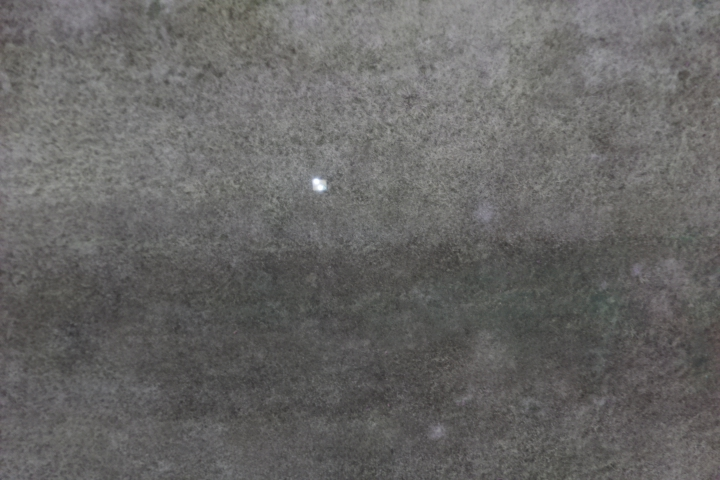
#> input picture image_1.jpg, 720 x 480 px
$ python corner.py
#> lines starting #> are read from the running program, lines starting #| are printed output that depends on the picture
#> further down, img is the input picture: shape (480, 720, 3); mean B, G, R 100.9, 102.1, 103

# Trying to isolate bright spots

import numpy as np
import cv2
from matplotlib import pyplot as plt


SWITCH = {
    'blurred':True,
    # 'bright':True,
    'thresh':True,
    'noise':True
}

def find_corner_fast(img):
    img = cv2.cvtColor(img, cv2.COLOR_BGR2GRAY)
#> img: shape (480, 720)

    img = cv2.medianBlur(img,9)

    # Initiate FAST object with default values
    fast = cv2.FastFeatureDetector_create()
    # find and draw the keypoints
    kp = fast.detect(img,None)
#> kp = 9 keypoints; (x, y, size): (324, 186, 7), (316, 179, 7), (313, 182, 7), (317, 190, 7), (313, 185, 7), (321, 190, 7), (319, 179, 7), (321, 185, 7), (319, 186, 7)
    # img2 = cv2.drawMatch(img, kp, None, color=(255,0,0))
    # https://github.com/skvark/opencv-python/issues/168 should use drawkeypoints
    img2 = img.copy()
    for marker in kp:
        img2 = cv2.drawMarker(img2, tuple(int(i) for i in marker.pt), color=(255, 0, 0))
#> this loop made 9 passes
#> img2: shape (480, 720); min 67, max 255, mean 102.4
    # Print all default params
    print( "Threshold: {}".format(fast.getThreshold()) )
    print( "nonmaxSuppression:{}".format(fast.getNonmaxSuppression()) )
    print( "neighborhood: {}".format(fast.getType()) )
    print( "Total Keypoints with nonmaxSuppression: {}".format(len(kp)) )
#| Total Keypoints with nonmaxSuppression: 9
    cv2.imshow('fast_true.png',img2)
    # Disable nonmaxSuppression
    fast.setNonmaxSuppression(0)
    kp = fast.detect(img,None)
#> kp = 83 keypoints; strongest (x, y, size): (315, 178, 7), (316, 178, 7), (317, 178, 7), (314, 179, 7)
    print( "Total Keypoints without nonmaxSuppression: {}".format(len(kp)) )
#| Total Keypoints without nonmaxSuppression: 83
    img3 = img.copy()
    for marker in kp:
        img3 = cv2.drawMarker(img3, tuple(int(i) for i in marker.pt), color=(255, 0, 0))
#> this loop made 83 passes
#> marker on passes 1 to 12: keypoint at (315, 178), size 7, keypoint at (316, 178), size 7, keypoint at (317, 178), size 7, keypoint at (314, 179), size 7, keypoint at (315, 179), size 7, keypoint at (316, 179), size 7, keypoint at (317, 179), size 7, keypoint at (318, 179), size 7, keypoint at (319, 179), size 7, keypoint at (320, 179), size 7, keypoint at (314, 180), size 7, keypoint at (316, 180), size 7
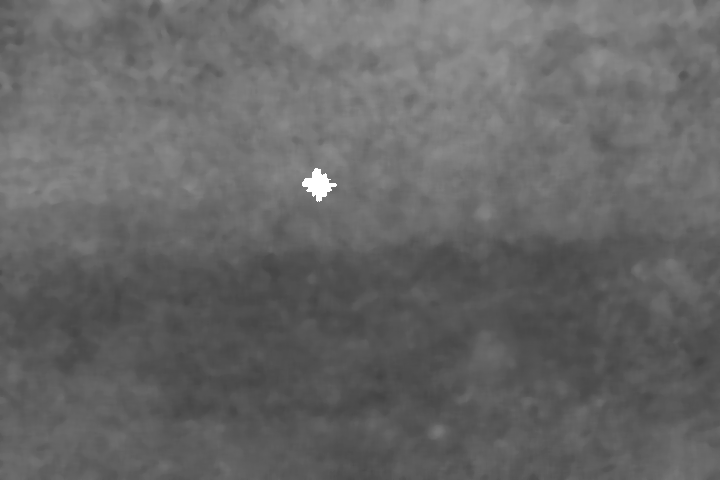
#> img3: shape (480, 720); min 67, max 255, mean 102.5
    cv2.imshow('fast_false.png',img3)
    cv2.imshow('original',img)


if __name__ == '__main__':
    img = cv2.imread('image_1.jpg')
    find_corner_fast(img)
    cv2.waitKey(0)


$ run again, with 1544292402.jpg copied over image_1.jpg
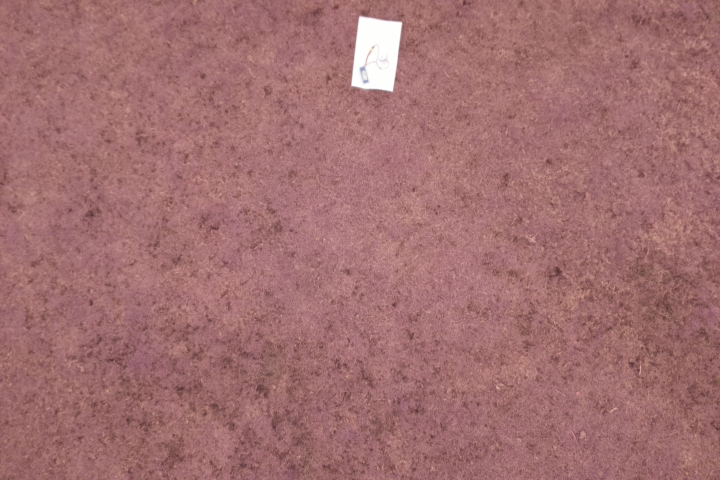
#> input picture 1544292402.jpg, 720 x 480 px
#> img is the input picture: shape (480, 720, 3); mean B, G, R 112.4, 111.3, 162.1
#> in find_corner_fast, `kp = fast.detect(img,None)`: kp = 13 keypoints; strongest (x, y, size): (362, 17, 7), (389, 89, 7), (400, 25, 7), (352, 82, 7)
#> the loop in find_corner_fast, `for marker in kp:` made 13 passes
#> marker on passes 1 to 8: keypoint at (362, 17), size 7, keypoint at (360, 19), size 7, keypoint at (358, 21), size 7, keypoint at (397, 21), size 7, keypoint at (399, 23), size 7, keypoint at (400, 25), size 7, keypoint at (363, 68), size 7, keypoint at (352, 82), size 7
#> after the loop in find_corner_fast, `for marker in kp:`:
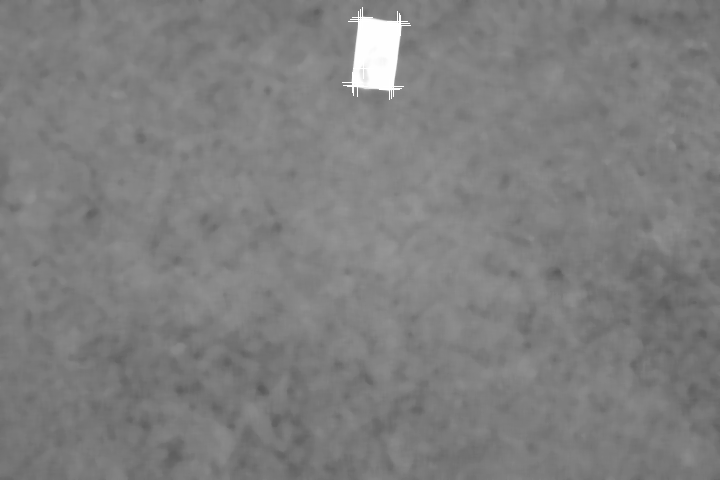
#> img2: shape (480, 720); min 90, max 255, mean 127.1
#| Total Keypoints with nonmaxSuppression: 13
#> in find_corner_fast, `kp = fast.detect(img,None)`: kp = 67 keypoints; strongest (x, y, size): (362, 16, 7), (363, 16, 7), (364, 16, 7), (361, 17, 7)
#| Total Keypoints without nonmaxSuppression: 67
#> the loop in find_corner_fast, `for marker in kp:` made 67 passes
#> marker on passes 1 to 8: keypoint at (362, 16), size 7, keypoint at (363, 16), size 7, keypoint at (364, 16), size 7, keypoint at (361, 17), size 7, keypoint at (362, 17), size 7, keypoint at (363, 17), size 7, keypoint at (364, 17), size 7, keypoint at (365, 17), size 7
#> after the loop in find_corner_fast, `for marker in kp:`:
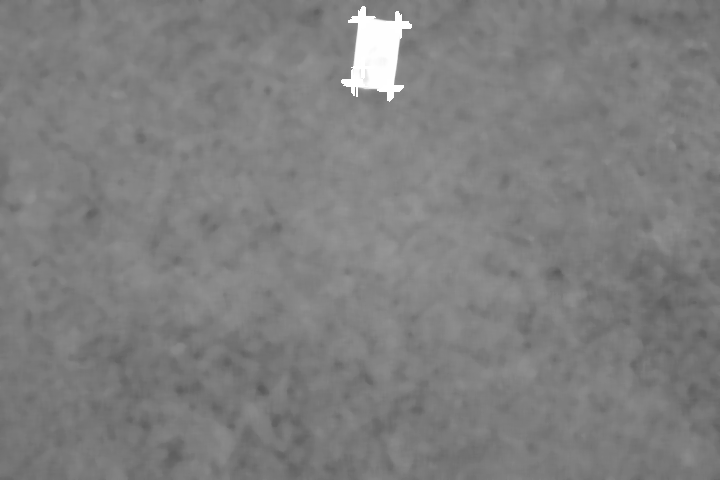
#> img3: shape (480, 720); min 90, max 255, mean 127.3

$ run again, with 1545259996.jpg copied over image_1.jpg
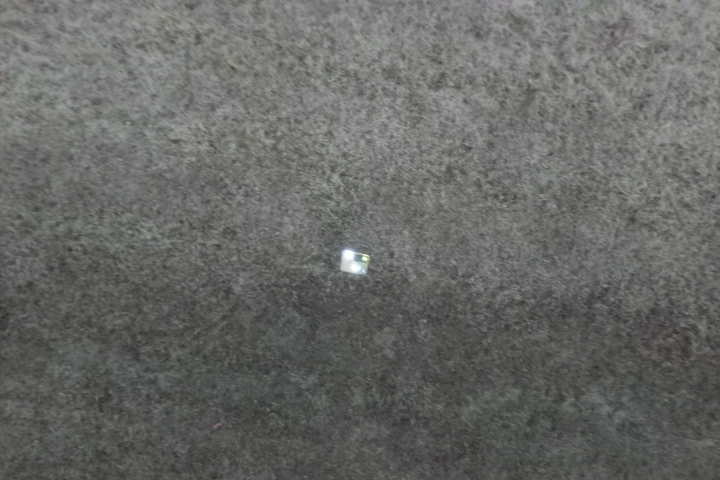
#> input picture 1545259996.jpg, 720 x 480 px
#> img is the input picture: shape (480, 720, 3); mean B, G, R 101.6, 104.4, 103.3
#> in find_corner_fast, `kp = fast.detect(img,None)`: kp = 25 keypoints; strongest (x, y, size): (348, 250, 7), (342, 254, 7), (368, 258, 7), (358, 260, 7)
#> the loop in find_corner_fast, `for marker in kp:` made 25 passes
#> marker on passes 1 to 8: keypoint at (189, 5), size 7, keypoint at (307, 59), size 7, keypoint at (443, 75), size 7, keypoint at (211, 144), size 7, keypoint at (333, 177), size 7, keypoint at (658, 201), size 7, keypoint at (660, 205), size 7, keypoint at (348, 250), size 7
#> after the loop in find_corner_fast, `for marker in kp:`:
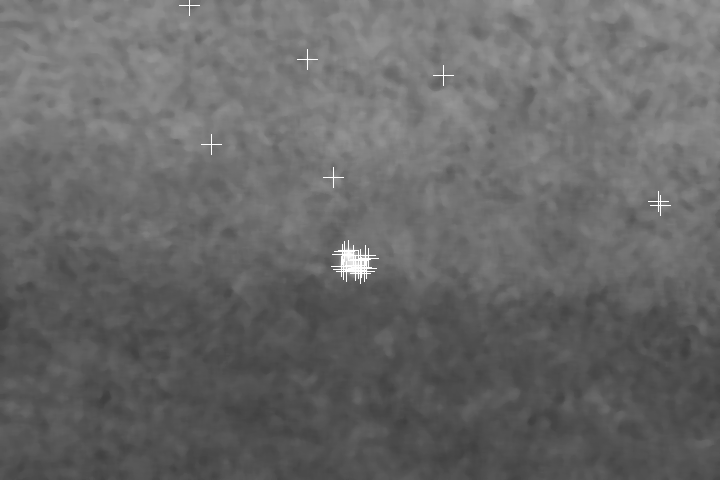
#> img2: shape (480, 720); min 62, max 255, mean 104.1
#| Total Keypoints with nonmaxSuppression: 25
#> in find_corner_fast, `kp = fast.detect(img,None)`: kp = 151 keypoints; strongest (x, y, size): (189, 5, 7), (307, 59, 7), (443, 75, 7), (493, 132, 7)
#| Total Keypoints without nonmaxSuppression: 151
#> the loop in find_corner_fast, `for marker in kp:` made 151 passes
#> after the loop in find_corner_fast, `for marker in kp:`:
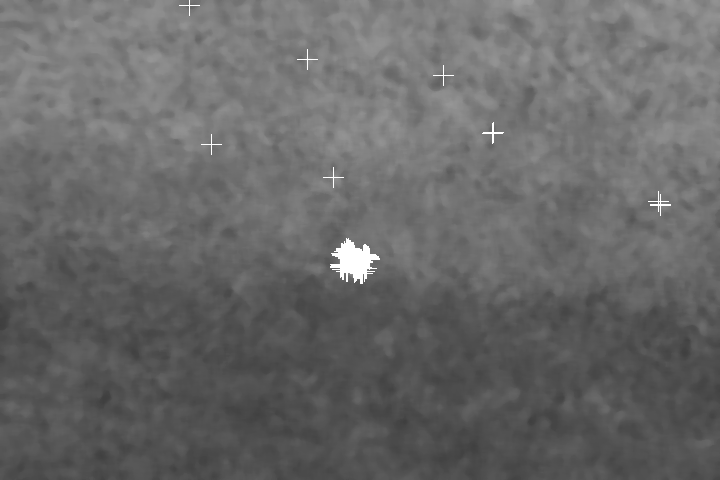
#> img3: shape (480, 720); min 62, max 255, mean 104.3
